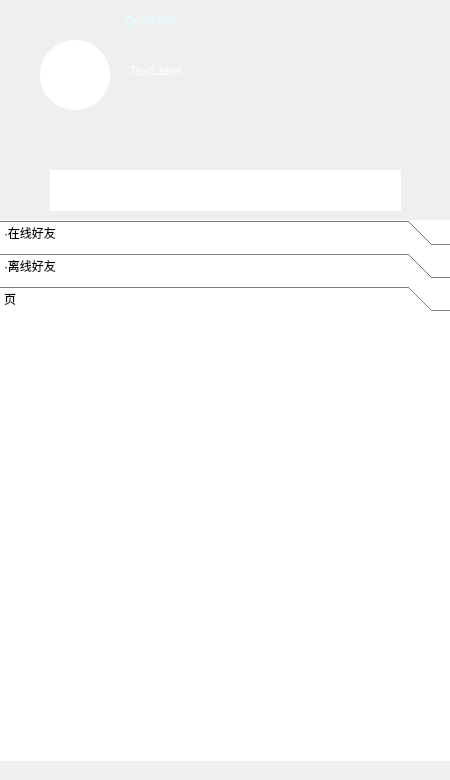
<?xml version="1.0" encoding="UTF-8"?>
<ui version="4.0">
 <class>MainWindow</class>
 <widget class="QWidget" name="MainWindow">
  <property name="geometry">
   <rect>
    <x>0</x>
    <y>0</y>
    <width>450</width>
    <height>780</height>
   </rect>
  </property>
  <property name="windowTitle">
   <string>Form</string>
  </property>
  <property name="styleSheet">
   <string notr="true">QWidget#widget{
	border-image: url(:/image/main4.jpg);
}

QToolButton{
	border-style:none;
}


</string>
  </property>
  <widget class="QWidget" name="widget" native="true">
   <property name="geometry">
    <rect>
     <x>0</x>
     <y>-20</y>
     <width>450</width>
     <height>781</height>
    </rect>
   </property>
   <widget class="QToolBox" name="toolBox">
    <property name="enabled">
     <bool>true</bool>
    </property>
    <property name="geometry">
     <rect>
      <x>0</x>
      <y>240</y>
      <width>451</width>
      <height>541</height>
     </rect>
    </property>
    <property name="styleSheet">
     <string notr="true">background-color: rgb(255, 255, 255);border-width:0;border-style:outset;
font: 16pt &quot;方正楷体_GBK&quot;;</string>
    </property>
    <property name="frameShape">
     <enum>QFrame::NoFrame</enum>
    </property>
    <property name="currentIndex">
     <number>2</number>
    </property>
    <property name="tabSpacing">
     <number>7</number>
    </property>
    <widget class="QWidget" name="online">
     <property name="geometry">
      <rect>
       <x>0</x>
       <y>0</y>
       <width>451</width>
       <height>415</height>
      </rect>
     </property>
     <property name="sizePolicy">
      <sizepolicy hsizetype="Preferred" vsizetype="Preferred">
       <horstretch>0</horstretch>
       <verstretch>0</verstretch>
      </sizepolicy>
     </property>
     <property name="layoutDirection">
      <enum>Qt::LeftToRight</enum>
     </property>
     <property name="autoFillBackground">
      <bool>false</bool>
     </property>
     <property name="styleSheet">
      <string notr="true">background-color: rgb(255, 255, 255);border-width:0;border-style:outset</string>
     </property>
     <attribute name="label">
      <string>·在线好友</string>
     </attribute>
     <layout class="QVBoxLayout" name="onlayout">
      <property name="sizeConstraint">
       <enum>QLayout::SetNoConstraint</enum>
      </property>
      <property name="leftMargin">
       <number>11</number>
      </property>
     </layout>
    </widget>
    <widget class="QWidget" name="offline">
     <property name="geometry">
      <rect>
       <x>0</x>
       <y>0</y>
       <width>451</width>
       <height>415</height>
      </rect>
     </property>
     <property name="sizePolicy">
      <sizepolicy hsizetype="Preferred" vsizetype="Preferred">
       <horstretch>0</horstretch>
       <verstretch>0</verstretch>
      </sizepolicy>
     </property>
     <attribute name="label">
      <string>·离线好友</string>
     </attribute>
     <layout class="QVBoxLayout" name="offlayout"/>
    </widget>
    <widget class="QWidget" name="group">
     <attribute name="label">
      <string>页</string>
     </attribute>
    </widget>
   </widget>
   <widget class="QWidget" name="horizontalLayoutWidget_2">
    <property name="geometry">
     <rect>
      <x>0</x>
      <y>110</y>
      <width>451</width>
      <height>74</height>
     </rect>
    </property>
    <layout class="QHBoxLayout" name="horizontalLayout_2">
     <item>
      <widget class="QToolButton" name="changebackground">
       <property name="toolTip">
        <string>更换背景</string>
       </property>
       <property name="text">
        <string/>
       </property>
       <property name="icon">
        <iconset resource="image.qrc">
         <normaloff>:/image/rotation.png</normaloff>:/image/rotation.png</iconset>
       </property>
       <property name="iconSize">
        <size>
         <width>50</width>
         <height>50</height>
        </size>
       </property>
       <property name="toolButtonStyle">
        <enum>Qt::ToolButtonTextUnderIcon</enum>
       </property>
      </widget>
     </item>
     <item>
      <widget class="QToolButton" name="defaultbackground">
       <property name="sizePolicy">
        <sizepolicy hsizetype="Fixed" vsizetype="Fixed">
         <horstretch>0</horstretch>
         <verstretch>0</verstretch>
        </sizepolicy>
       </property>
       <property name="toolTip">
        <string>默认背景</string>
       </property>
       <property name="layoutDirection">
        <enum>Qt::LeftToRight</enum>
       </property>
       <property name="text">
        <string/>
       </property>
       <property name="icon">
        <iconset resource="image.qrc">
         <normaloff>:/image/picture.png</normaloff>:/image/picture.png</iconset>
       </property>
       <property name="iconSize">
        <size>
         <width>50</width>
         <height>50</height>
        </size>
       </property>
       <property name="toolButtonStyle">
        <enum>Qt::ToolButtonTextUnderIcon</enum>
       </property>
      </widget>
     </item>
     <item>
      <widget class="QToolButton" name="newform">
       <property name="toolTip">
        <string>新建窗口</string>
       </property>
       <property name="text">
        <string/>
       </property>
       <property name="icon">
        <iconset resource="image.qrc">
         <normaloff>:/image/add.png</normaloff>:/image/add.png</iconset>
       </property>
       <property name="iconSize">
        <size>
         <width>50</width>
         <height>50</height>
        </size>
       </property>
       <property name="toolButtonStyle">
        <enum>Qt::ToolButtonTextUnderIcon</enum>
       </property>
      </widget>
     </item>
    </layout>
   </widget>
   <widget class="QPushButton" name="nameicon_2">
    <property name="enabled">
     <bool>false</bool>
    </property>
    <property name="geometry">
     <rect>
      <x>0</x>
      <y>10</y>
      <width>51</width>
      <height>71</height>
     </rect>
    </property>
    <property name="text">
     <string/>
    </property>
    <property name="icon">
     <iconset resource="image.qrc">
      <normaloff>:/image/iCON_White_transparent.png</normaloff>:/image/iCON_White_transparent.png</iconset>
    </property>
    <property name="iconSize">
     <size>
      <width>50</width>
      <height>50</height>
     </size>
    </property>
    <property name="autoDefault">
     <bool>false</bool>
    </property>
    <property name="default">
     <bool>false</bool>
    </property>
    <property name="flat">
     <bool>true</bool>
    </property>
   </widget>
   <widget class="QPushButton" name="nameicon_3">
    <property name="enabled">
     <bool>false</bool>
    </property>
    <property name="geometry">
     <rect>
      <x>40</x>
      <y>20</y>
      <width>221</width>
      <height>41</height>
     </rect>
    </property>
    <property name="styleSheet">
     <string notr="true">color: rgb(225, 255, 255);
font: Bold 25pt &quot;Bradley Hand ITC&quot;;background-color: rgba(0, 0, 0, 0);</string>
    </property>
    <property name="text">
     <string>QuickTalk</string>
    </property>
    <property name="flat">
     <bool>true</bool>
    </property>
   </widget>
   <widget class="QWidget" name="widget_3" native="true">
    <property name="geometry">
     <rect>
      <x>40</x>
      <y>60</y>
      <width>70</width>
      <height>70</height>
     </rect>
    </property>
    <property name="toolTip">
     <string>头像</string>
    </property>
    <property name="styleSheet">
     <string notr="true">border-radius: 35px;
background-color: rgb(255, 255, 255);
border-image: url(:/image/QQ.png);</string>
    </property>
   </widget>
   <widget class="QLabel" name="name">
    <property name="geometry">
     <rect>
      <x>130</x>
      <y>60</y>
      <width>211</width>
      <height>61</height>
     </rect>
    </property>
    <property name="styleSheet">
     <string notr="true">background:transparent;
font: 28pt &quot;华文琥珀&quot;;
color: rgb(255, 255, 255);
</string>
    </property>
    <property name="text">
     <string>TextLabel</string>
    </property>
   </widget>
   <widget class="QPushButton" name="hide">
    <property name="geometry">
     <rect>
      <x>371</x>
      <y>0</y>
      <width>38</width>
      <height>38</height>
     </rect>
    </property>
    <property name="styleSheet">
     <string notr="true">QPushButton{background-color:transparent;font: 18pt &quot;楷体_GB2312&quot;;border-radius: 3px; color: rgb(255, 255, 255);}
QPushButton:hover { background-color: rgb(255, 100, 100); }</string>
    </property>
    <property name="text">
     <string/>
    </property>
    <property name="icon">
     <iconset resource="image.qrc">
      <normaloff>:/image/min.png</normaloff>:/image/min.png</iconset>
    </property>
    <property name="iconSize">
     <size>
      <width>30</width>
      <height>30</height>
     </size>
    </property>
    <property name="flat">
     <bool>true</bool>
    </property>
   </widget>
   <widget class="QPushButton" name="close">
    <property name="geometry">
     <rect>
      <x>410</x>
      <y>20</y>
      <width>38</width>
      <height>38</height>
     </rect>
    </property>
    <property name="styleSheet">
     <string notr="true">QPushButton{background-color:transparent;font: 18pt &quot;楷体_GB2312&quot;;border-radius: 3px; color: rgb(255, 255, 255);}
QPushButton:hover { background-color: rgb(255, 100, 100); }</string>
    </property>
    <property name="text">
     <string/>
    </property>
    <property name="icon">
     <iconset resource="image.qrc">
      <normaloff>:/image/close.png</normaloff>:/image/close.png</iconset>
    </property>
    <property name="iconSize">
     <size>
      <width>30</width>
      <height>30</height>
     </size>
    </property>
    <property name="flat">
     <bool>false</bool>
    </property>
   </widget>
   <widget class="QLineEdit" name="search">
    <property name="geometry">
     <rect>
      <x>50</x>
      <y>190</y>
      <width>351</width>
      <height>41</height>
     </rect>
    </property>
    <property name="toolTip">
     <string>搜索</string>
    </property>
    <property name="styleSheet">
     <string notr="true">background-color: rgb(255, 255, 255);border-width:0;border-style:outset</string>
    </property>
   </widget>
   <widget class="QPushButton" name="newfriend">
    <property name="geometry">
     <rect>
      <x>410</x>
      <y>170</y>
      <width>51</width>
      <height>81</height>
     </rect>
    </property>
    <property name="toolTip">
     <string>添加</string>
    </property>
    <property name="text">
     <string/>
    </property>
    <property name="icon">
     <iconset resource="image.qrc">
      <normaloff>:/image/add1.png</normaloff>:/image/add1.png</iconset>
    </property>
    <property name="iconSize">
     <size>
      <width>60</width>
      <height>60</height>
     </size>
    </property>
    <property name="flat">
     <bool>true</bool>
    </property>
   </widget>
   <widget class="QPushButton" name="newgroup">
    <property name="enabled">
     <bool>false</bool>
    </property>
    <property name="geometry">
     <rect>
      <x>-190</x>
      <y>180</y>
      <width>429</width>
      <height>60</height>
     </rect>
    </property>
    <property name="toolTip">
     <string>群</string>
    </property>
    <property name="styleSheet">
     <string notr="true">background-color: rgb(255, 255, 255);</string>
    </property>
    <property name="text">
     <string/>
    </property>
    <property name="icon">
     <iconset resource="image.qrc">
      <normaloff>:/image/add_friends.png</normaloff>:/image/add_friends.png</iconset>
    </property>
    <property name="iconSize">
     <size>
      <width>60</width>
      <height>60</height>
     </size>
    </property>
    <property name="flat">
     <bool>true</bool>
    </property>
   </widget>
  </widget>
 </widget>
 <resources>
  <include location="image.qrc"/>
 </resources>
 <connections/>
</ui>
